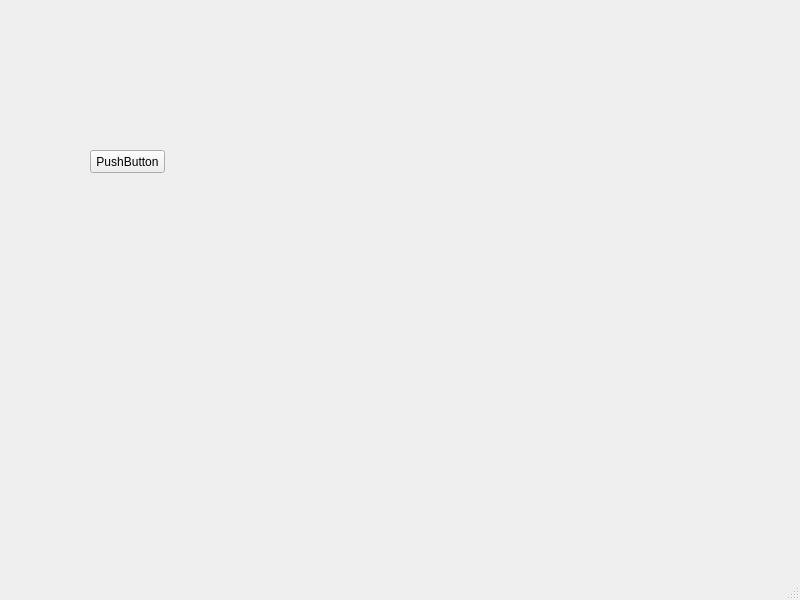
<?xml version="1.0" encoding="UTF-8"?>
<ui version="4.0">
 <class>MainWindow</class>
 <widget class="QMainWindow" name="MainWindow">
  <property name="geometry">
   <rect>
    <x>0</x>
    <y>0</y>
    <width>800</width>
    <height>600</height>
   </rect>
  </property>
  <property name="windowTitle">
   <string>MainWindow</string>
  </property>
  <widget class="QWidget" name="centralwidget">
   <widget class="QPushButton" name="pushButton">
    <property name="geometry">
     <rect>
      <x>90</x>
      <y>150</y>
      <width>75</width>
      <height>23</height>
     </rect>
    </property>
    <property name="text">
     <string>PushButton</string>
    </property>
   </widget>
  </widget>
  <widget class="QMenuBar" name="menubar">
   <property name="geometry">
    <rect>
     <x>0</x>
     <y>0</y>
     <width>800</width>
     <height>21</height>
    </rect>
   </property>
  </widget>
  <widget class="QStatusBar" name="statusbar"/>
 </widget>
 <resources/>
 <connections/>
</ui>
